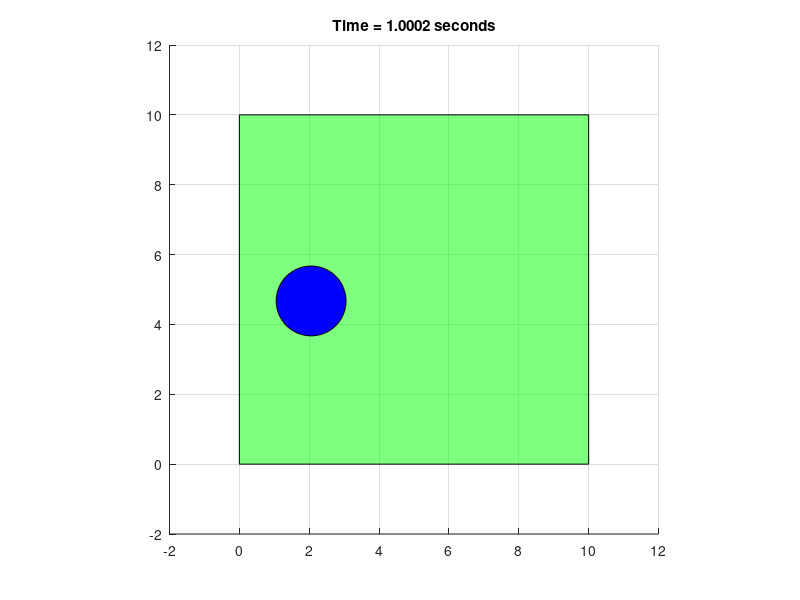
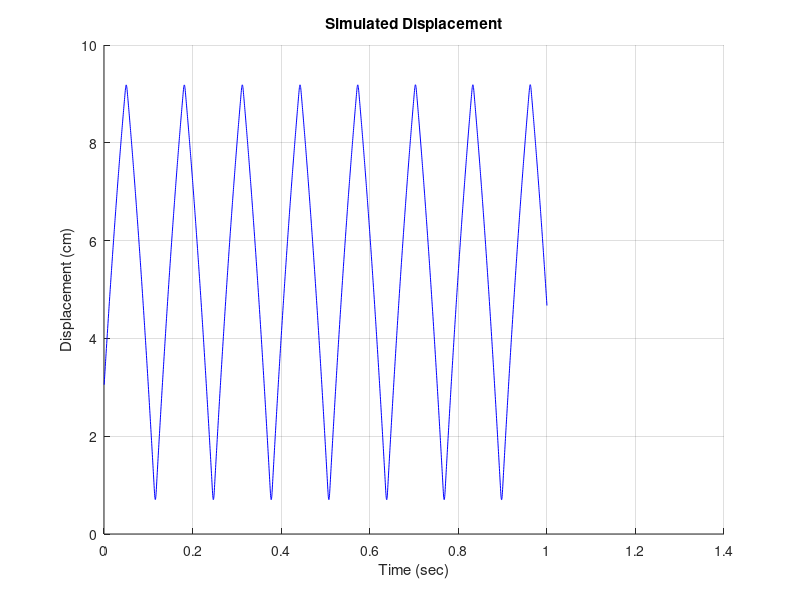

These figures' MATLAB source, in order:
%--------------------------------------------
% Developer: Seung Jae Lee
% Institution: Florida Interantional University
% Date: 3/1/2021
% Abstract: A super simple DEM code in 2D
%           This is the very first code to simulate dropping a ball
% Unit: cm, g, N
%--------------------------------------------

clc
clear
close all

%--------------------------------------------
% Global variables
%--------------------------------------------
grav_acc        = -981;          % 981 cm/s^2

% user-input
sim_duration    = 1;         % unit: second
stiffness       = 1.3e5;       % 1.3e5 N/m = (kg*m/s^2)/m =(kg*cm/s^2)/cm 
density         = 0.1;         % 0.1 g/cm^3 
%--------------------------------------------
% Define balls (particles)
%--------------------------------------------
b = struct();

% first ball
b(1).r  = 1;
b(1).m  = 4/3*pi*b(1).r*b(1).r*b(1).r*density;
b(1).cx = 5;    % center x
b(1).cz = 3;    % center z
b(1).vx = 100;    % velocity x (change this for initial velocity)
b(1).vz = 150;    % velocity z (change this for initial velocity)
b(1).fx = 0;    % force x
b(1).fz = 0;    % force z

% second ball, third ball ... (likewise)


% compute the simulation step
min_r   = min(b(:).r);    % minimum ball size (radius)
dt      = 0.2 * sqrt(4/3*pi*min_r*min_r*min_r*density/stiffness); % time step size (unit: seconds)
sim_steps = ceil(sim_duration / dt);

%--------------------------------------------
% Initial plot
%--------------------------------------------
% draw boundary
bndX    = [0,0,10,10]; 
bndZ    = [0,10,10,0];
patch(bndX,bndZ,'g','FaceAlpha',0.5);
grid on;
axis ([-2 12 -2 12])
axis square equal;
hold on;

% draw balls (circles)
Xcircle=cos([0:0.1:2*pi]);
Zcircle=sin([0:0.1:2*pi]);
GM(1) = patch (b(1).cx+b(1).r*Xcircle, b(1).cz+b(1).r*Zcircle,'b','FaceAlpha',1);    
%--------------------------------------------
% Time integration (simulation)
%--------------------------------------------
Nb = length(b);
time = dt*[1:sim_steps];
array_cz = zeros(1,length(1:sim_steps)); % array of b(1).cz

for i=1:sim_steps

    %--------------------------------------------
    % particle force update
    %--------------------------------------------
    % GLOBAL FORCE update
    b(1).fz = b(1).m * grav_acc; 
    b(1).fx = 0;
    
    % CONTACT FORCE update  
    % Check boundaries 
    % Assumption: the boundary is rectangle. If not rectangle, a more
    %             sophisticated method needs to be implemented.
    
    % bottom boundary
    if (b(1).cz-b(1).r) < min(bndZ)     
        cnt_force = stiffness * (min(bndZ) - (b(1).cz-b(1).r));
        b(1).fz = b(1).fz + cnt_force; % add contact force
    end
    
    % top boundary
    if (b(1).cz+b(1).r) > max(bndZ)     
        cnt_force = stiffness * (max(bndZ) - (b(1).cz+b(1).r));
        b(1).fz = b(1).fz + cnt_force; % add contact force
    end

    % left boundary
    if (b(1).cx-b(1).r) < min(bndX)     
        cnt_force = stiffness * (min(bndX) - (b(1).cx-b(1).r));
        b(1).fx = b(1).fx + cnt_force; % add contact force
    end     
    
    % right boundary
    if (b(1).cx+b(1).r) > max(bndX)     
        cnt_force = stiffness * (max(bndX) - (b(1).cx+b(1).r));
        b(1).fx = b(1).fx + cnt_force; % add contact force
    end    
   
    %--------------------------------------------
    % particle motion update
    %--------------------------------------------
    b(1).vx = b(1).vx + b(1).fx/b(1).m*dt;    
    b(1).vz = b(1).vz + b(1).fz/b(1).m*dt;
    b(1).cx = b(1).cx + b(1).vx*dt;
    b(1).cz = b(1).cz + b(1).vz*dt;
    array_cz(i) = b(1).cz;
    
    %--------------------------------------------
    % update display 
    %--------------------------------------------
    set(GM(1),'XData',b(1).cx+b(1).r*Xcircle, 'YData', b(1).cz+b(1).r*Zcircle);
    title(gca, ['Time = ', num2str(dt*i),' seconds']);
    drawnow
    
end

%--------------------------------------------
% Plot displacement history
%--------------------------------------------
figure;  
hold on
grid on
plot(time,array_cz,'b')
title('Simulated Displacement')
xlabel('Time (sec)')
ylabel('Displacement (cm)')

